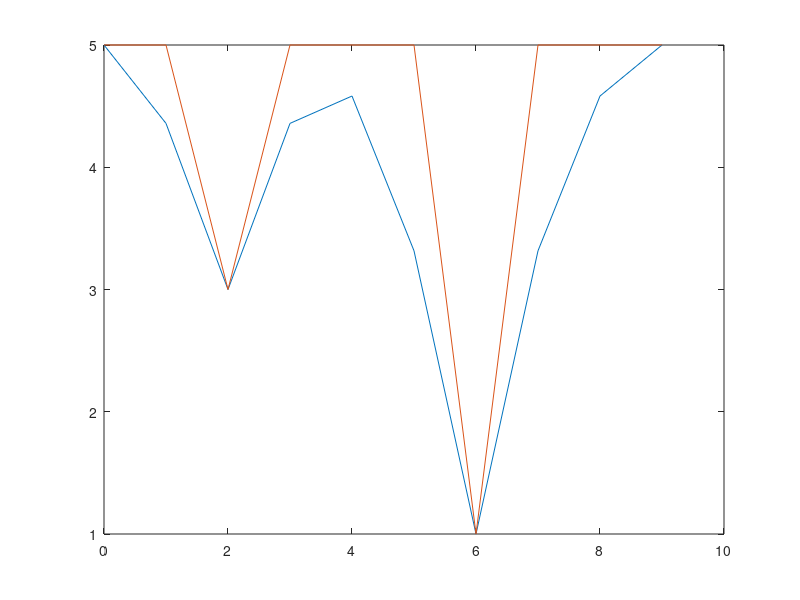

Here is the MATLAB script that generated this plot:

position = [0, 1, 2, 3, 4,5,6,7,8,9]
vitesse = [5, 5, 3, 5, 5,5,1,5,5,5]
length = 10;
acc_in = 5;
acc_out = 5;
max_speed = 22;

slope_1_inv=zeros(length);
slope_1 = zeros(length);
slope_2=zeros(length);
slope_3=zeros(length);

for k=1:1:length
    for i=1:1:k

        slope_1_inv(k,i) = sqrt((vitesse(k)^2)+2*acc_in*position(i));
        
    end
    slope_1(k,1:k) = flip(slope_1_inv(k,1:k))
end


for k=1:1:length
    for i=k:1:length
        slope_2(k,i) = sqrt((vitesse(k)^2)+2*acc_out*(position(i)-position(k)));
    end
end

slope_1=slope_1';
slope_2=slope_2';

slope_12 = max(slope_1, slope_2);

figure(2)
plot(position, vitesse, position, slope_12)

vitesseLim = vitesse
 for k=1:1:length
     for i=1:1:length
         vitesse(i) = min(slope_12(i,k), vitesse(i));
     end
 end
 
 plot(position, vitesse, position, vitesseLim)
